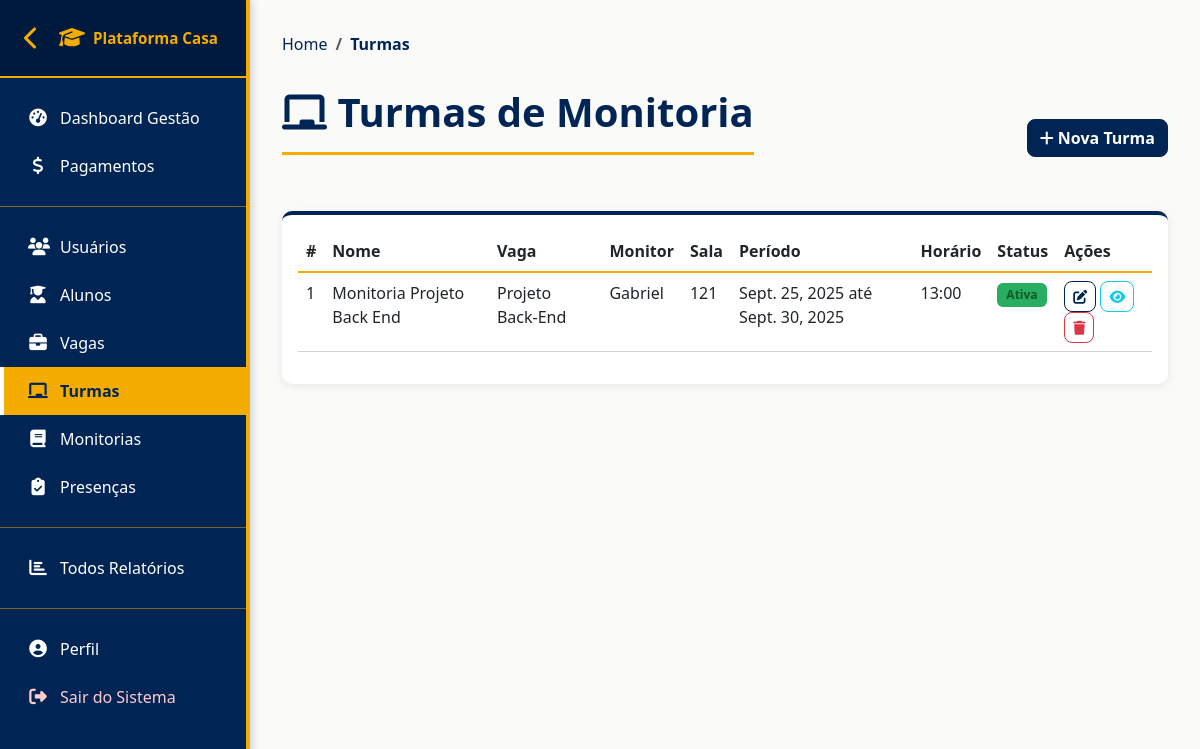
Page /turmas/ (signed in) on the earlier database version.
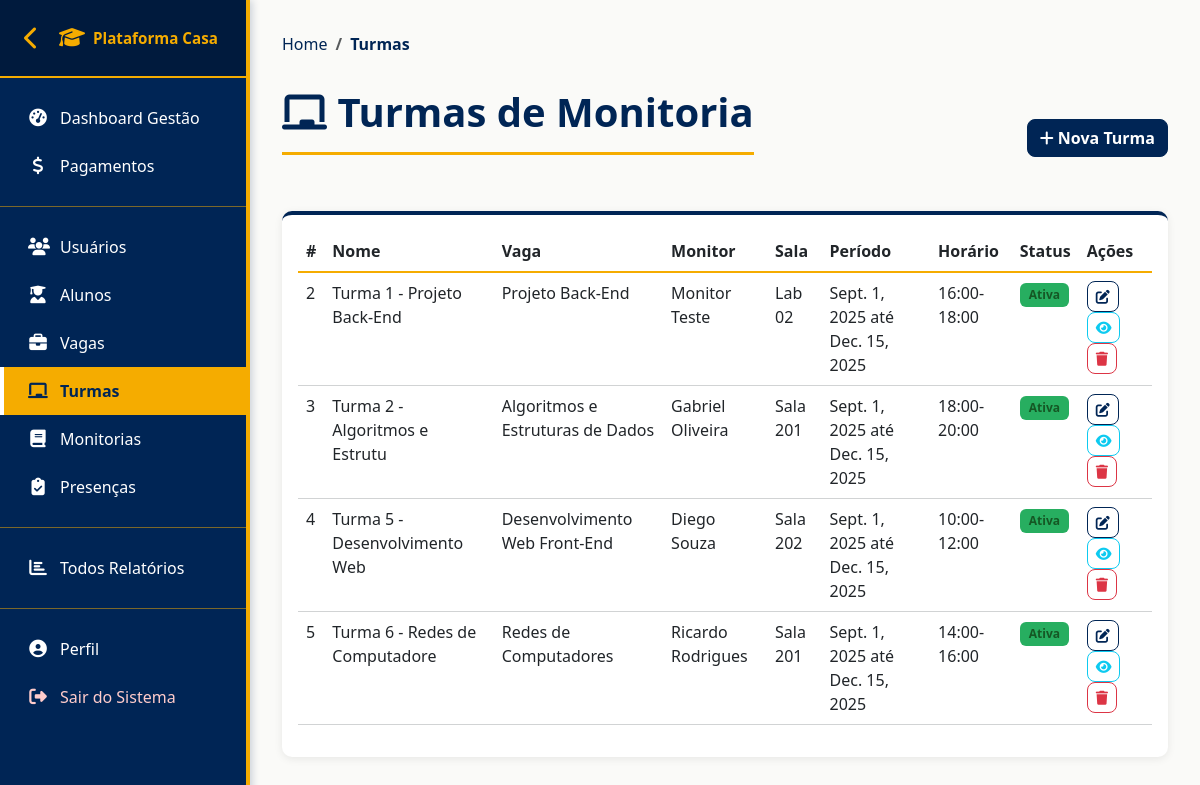
Same page on the later database version.
### plataforma_Casa/models.py (models this page shows, shortened)
class Turma(models.Model):
    nome = models.CharField(max_length=100)
    vaga = models.ForeignKey(Vaga, on_delete=models.CASCADE)
    sala = models.ForeignKey(Sala, on_delete=models.CASCADE)
    descricao = models.TextField()
    data_inicio = models.DateField()
    data_fim = models.DateField()
    dias_da_semana = models.CharField(max_length=100)  # Ex: "Segunda, Quarta, Sexta"
    horario = models.CharField(max_length=50)  # Ex: "18:00 - 21:00"
    monitor = models.ForeignKey(Aluno, on_delete=models.CASCADE, related_name='monitorias')
    curso = models.ForeignKey(Curso, on_delete=models.CASCADE)
    ativo = models.BooleanField(default=True)
    criado_em = models.DateTimeField(auto_now_add=True)

class Vaga(models.Model):
    nome = models.CharField(max_length=100)
    curso = models.ForeignKey(Curso, on_delete=models.CASCADE)
    coordenador = models.ForeignKey(Funcionario, on_delete=models.CASCADE, related_name='vagas_coordenadas')
    descricao = models.TextField()
    requisitos = models.TextField()
    responsabilidades = models.TextField(blank=True, null=True)  # Novo campo
    numero_vagas = models.IntegerField(default=1)  # Novo campo
    disciplina = models.CharField(max_length=100, blank=True, null=True)  # Novo campo
    monitores = models.ManyToManyField(Aluno, related_name='vagas_inscritas', blank=True)
    ativo = models.BooleanField(default=True)
    criado_em = models.DateTimeField(auto_now_add=True)

class Usuario(models.Model):
    nome = models.CharField(max_length=100)
    email = models.EmailField(max_length=100)
    tipo_usuario = models.ForeignKey(TipoUsuario, on_delete=models.CASCADE)
    ativo = models.BooleanField(default=True)

class Sala(models.Model):
    numero = models.CharField(max_length=50)
    ativo = models.BooleanField(default=True)

### plataforma_Casa/views.py (the view)
# urls.py: path('turmas/', views.listar_turmas, name='listar_turmas'),
@requer_admin_ou_coordenador
def listar_turmas(request):
    turmas = Turma.objects.all().select_related('vaga', 'monitor', 'sala', 'curso')
    vaga_filtro = request.GET.get('vaga')
    if vaga_filtro:
        turmas = turmas.filter(vaga__id=vaga_filtro)
    status_filtro = request.GET.get('status')
    if status_filtro:
        turmas = turmas.filter(ativo=(status_filtro == 'ativa'))
    context = {
        'turmas': turmas,
        'vagas': Vaga.objects.all(),
    }
    return render(request, 'turmas/listar.html', context)

### plataforma_Casa/context_processors.py (called while the page is built, shortened)
def user_groups(request):
    if request.user.is_authenticated:
        return {
            'is_aluno': request.user.groups.filter(name='Aluno').exists(),
            'is_monitor': request.user.groups.filter(name='Monitor').exists(),
            'is_professor': request.user.groups.filter(name='Professor').exists(),
            'is_admin': request.user.is_staff or request.user.is_superuser,
        }

### plataforma_Casa/views.py (called while the page is built, shortened)
def requer_admin_ou_coordenador(view_func):
    @wraps(view_func)
    @login_required(login_url='login')
    def wrapper(request, *args, **kwargs):
        is_admin = request.user.is_staff or request.user.is_superuser
        is_coordenador = request.user.groups.filter(name='Coordenador').exists()
        return view_func(request, *args, **kwargs)
    return wrapper

### plataforma_Casa/templates/turmas/listar.html (shortened to what this page needs)
{% extends 'base.html' %}
{% block content %}
<nav aria-label="breadcrumb">
    <ol class="breadcrumb">
        <li class="breadcrumb-item"><a href="{% url 'dashboard' %}">Home</a></li>
        <li class="breadcrumb-item active">Turmas</li>
    </ol>
</nav>
<div class="d-flex justify-content-between align-items-center mb-4">
    <div class="page-title">
        <h1><i class="fas fa-chalkboard"></i> Turmas de Monitoria</h1>
    </div>
    <a href="{% url 'criar_turma' %}" class="btn btn-primary">
        <i class="fas fa-plus"></i> Nova Turma
    </a>
</div>
<div class="card">
    <div class="card-body">
        <div class="table-responsive">
            <table class="table table-hover">
                <thead>
                    <tr>
                        <th>#</th>
                        <th>Nome</th>
                        <th>Vaga</th>
                        <th>Monitor</th>
                        <th>Sala</th>
                        <th>Período</th>
                        <th>Horário</th>
                        <th>Status</th>
                        <th>Ações</th>
                    </tr>
                </thead>
                <tbody>
                    {% for turma in turmas %}
                        <tr>
                            <td>{{ turma.id }}</td>
                            <td>{{ turma.nome }}</td>
                            <td>{{ turma.vaga.nome }}</td>
                            <td>{{ turma.monitor.nome }}</td>
                            <td>{{ turma.sala.numero }}</td>
                            <td>{{ turma.data_inicio }} até {{ turma.data_fim }}</td>
                            <td>{{ turma.horario }}</td>
                            <td>
                                <span class="badge {% if turma.ativo %}status-active{% else %}status-inactive{% endif %}">
                                    {% if turma.ativo %}Ativa{% else %}Inativa{% endif %}
                                </span>
                            </td>
                            <td>
                                <a href="{% url 'editar_turma' turma.id %}" class="btn btn-sm btn-outline-primary">
                                    <i class="fas fa-edit"></i>
                                </a>
                                <a href="{% url 'detalhe_turma' turma.id %}" class="btn btn-sm btn-outline-info">
                                    <i class="fas fa-eye"></i>
                                </a>
                                <a href="{% url 'deletar_turma' turma.id %}" class="btn btn-sm btn-outline-danger" onclick="return confirm('Tem certeza?')">
                                    <i class="fas fa-trash"></i>
                                </a>
                            </td>
                        </tr>
                    {% empty %}
                        <tr>
                            <td colspan="9" class="text-center text-muted py-4">
                                Nenhuma turma encontrada.
                            </td>
                        </tr>
                    {% endfor %}
                </tbody>
            </table>
        </div>
    </div>
</div>
{% endblock %}

Differences in the rows shown:
removed Turma: id "1", nome "Monitoria Projeto Back End", vaga.nome "Projeto Back-End", monitor.nome "Gabriel", sala.numero "121", data_inicio "Sept. 25, 2025", data_fim "Sept. 30, 2025", horario "13:00", ativo "Ativa"
added Turma: id "2", nome "Turma 1 - Projeto Back-End", vaga.nome "Projeto Back-End", monitor.nome "Monitor Teste", sala.numero "Lab 02", data_inicio "Sept. 1, 2025", data_fim "Dec. 15, 2025", horario "16:00-18:00", ativo "Ativa"
added Turma: id "3", nome "Turma 2 - Algoritmos e Estrutu", vaga.nome "Algoritmos e Estruturas de Dados", monitor.nome "Gabriel Oliveira", sala.numero "Sala 201", data_inicio "Sept. 1, 2025", data_fim "Dec. 15, 2025", horario "18:00-20:00", ativo "Ativa"
added Turma: id "4", nome "Turma 5 - Desenvolvimento Web", vaga.nome "Desenvolvimento Web Front-End", monitor.nome "Diego Souza", sala.numero "Sala 202", data_inicio "Sept. 1, 2025", data_fim "Dec. 15, 2025", horario "10:00-12:00", ativo "Ativa"
added Turma: id "5", nome "Turma 6 - Redes de Computadore", vaga.nome "Redes de Computadores", monitor.nome "Ricardo Rodrigues", sala.numero "Sala 201", data_inicio "Sept. 1, 2025", data_fim "Dec. 15, 2025", horario "14:00-16:00", ativo "Ativa"
